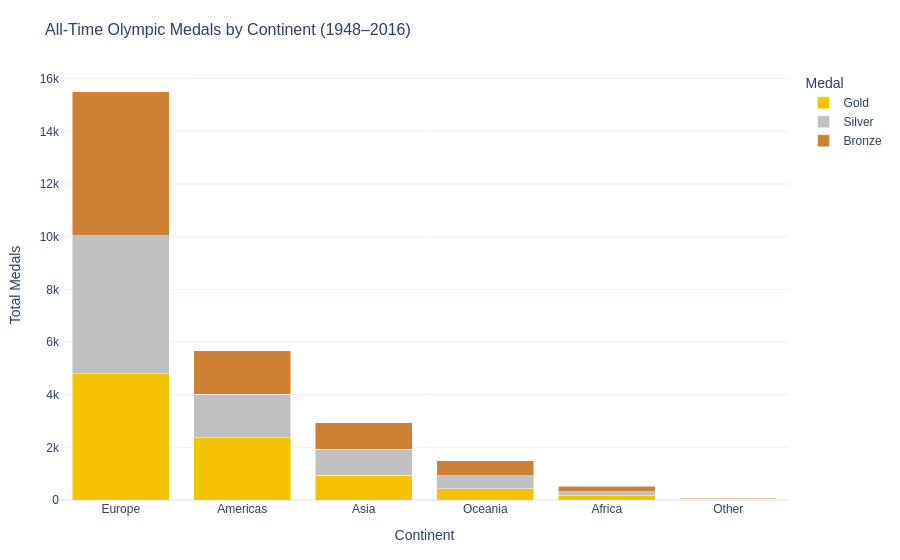

Source (notebook cell):
### Code cell
# ── Chart 2: Total medals by continent — all-time bar ──────────────────
cont_total = (
    medals_only
    .groupby(['continent', 'Medal'])
    .size()
    .reset_index(name='count')
)

medal_colors = {'Gold': OLYMPIC_YELLOW, 'Silver': '#C0C0C0', 'Bronze': '#CD7F32'}

cont_order = (
    cont_total.groupby('continent')['count'].sum()
    .sort_values(ascending=False)
    .index.tolist()
)

fig2 = px.bar(
    cont_total,
    x='continent', y='count', color='Medal',
    color_discrete_map=medal_colors,
    category_orders={'continent': cont_order, 'Medal': ['Gold', 'Silver', 'Bronze']},
    title='All-Time Olympic Medals by Continent (1948–2016)',
    labels={'count': 'Total Medals', 'continent': 'Continent'},
    template='plotly_white',
    barmode='stack',
)
fig2.update_layout(**PLOTLY_LAYOUT)
fig2.write_html(FIGURES / 'noc_bar_totalMedals_byContinent.html')
print('Chart 2 saved: noc_bar_totalMedals_byContinent.html')
fig2.show()

### Figure 1 — Plotly figure (JSON) as saved in the notebook; plotly's stock layout.template omitted (floating-point values rounded to 4 significant figures)
{"data": [{"hovertemplate": "Medal=Gold<br>Continent=%{x}<br>Total Medals=%{y}<extra></extra>", "legendgroup": "Gold", "marker": {"color": "#F4C300", "pattern": {"shape": ""}}, "name": "Gold", "orientation": "v", "showlegend": true, "textposition": "auto", "type": "bar", "x": ["Africa", "Americas", "Asia", "Europe", "Oceania", "Other"], "xaxis": "x", "y": [157, 2366, 933, 4796, 430, 8], "yaxis": "y"}, {"hovertemplate": "Medal=Silver<br>Continent=%{x}<br>Total Medals=%{y}<extra></extra>", "legendgroup": "Silver", "marker": {"color": "#C0C0C0", "pattern": {"shape": ""}}, "name": "Silver", "orientation": "v", "showlegend": true, "textposition": "auto", "type": "bar", "x": ["Africa", "Americas", "Asia", "Europe", "Oceania", "Other"], "xaxis": "x", "y": [151, 1657, 989, 5230, 489, 26], "yaxis": "y"}, {"hovertemplate": "Medal=Bronze<br>Continent=%{x}<br>Total Medals=%{y}<extra></extra>", "legendgroup": "Bronze", "marker": {"color": "#CD7F32", "pattern": {"shape": ""}}, "name": "Bronze", "orientation": "v", "showlegend": true, "textposition": "auto", "type": "bar", "x": ["Africa", "Americas", "Asia", "Europe", "Oceania", "Other"], "xaxis": "x", "y": [206, 1642, 1018, 5486, 576, 27], "yaxis": "y"}], "layout": {"barmode": "stack", "font": {"family": "Arial", "size": 12}, "legend": {"title": {"text": "Medal"}, "tracegroupgap": 0}, "margin": {"b": 60, "l": 60, "r": 40, "t": 70}, "title": {"font": {"size": 16}, "text": "All-Time Olympic Medals by Continent (1948–2016)"}, "xaxis": {"anchor": "y", "categoryarray": ["Europe", "Americas", "Asia", "Oceania", "Africa", "Other"], "categoryorder": "array", "domain": [0.0, 1.0], "title": {"text": "Continent"}}, "yaxis": {"anchor": "x", "domain": [0.0, 1.0], "title": {"text": "Total Medals"}}}}
